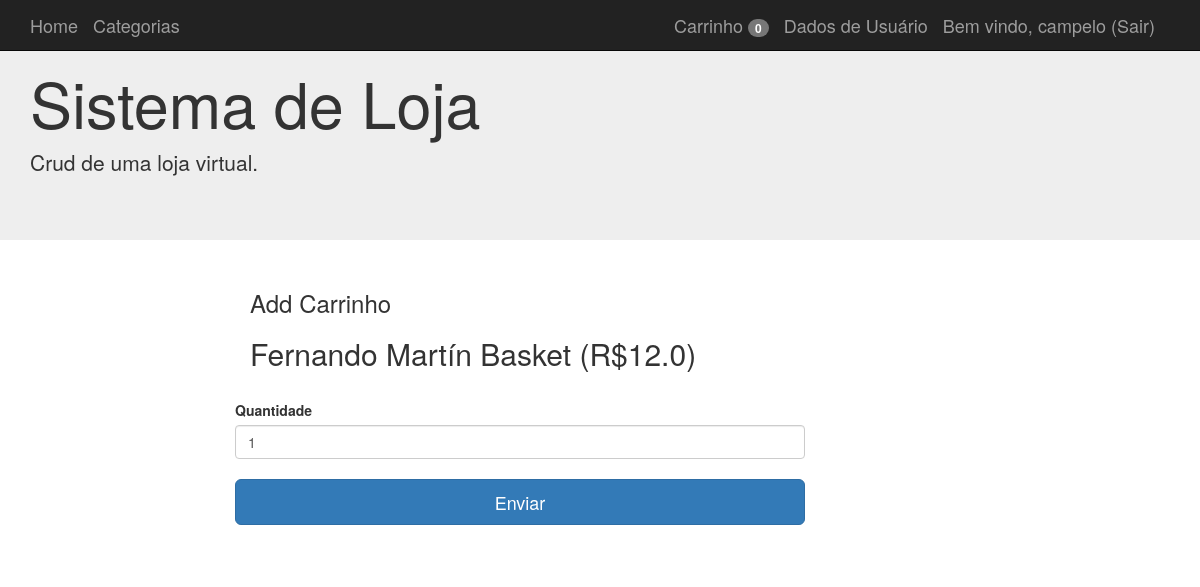
The app's page /carrinho/add/1 (signed in) with its own data.
### aplicacao/model.py (models this page shows, shortened)
class Usuarios(db.Model):
    __tablename__ = 'usuarios'
    id = Column(Integer, primary_key=True)
    username = Column(String(100), nullable=False)
    password_hash = Column(String(128), nullable=False)
    nome = Column(String(200), nullable=False)
    email = Column(String(200), nullable=False)
    admin = Column(Boolean, default=False)
    @property
    def password(self):
        return AttributeError('Senha não e um atributo legível')

class Artigos(db.Model):
    __tablename__ = 'artigos'
    id = Column(Integer, primary_key=True)
    nome = Column(String(100), nullable=False)
    preco = Column(Float, default=0)
    iva = Column(Integer, default=21)
    descricao = Column(String(255))
    image = Column(String(255))
    stock = Column(Integer, default=0)
    CategoriaId = Column(Integer, ForeignKey('categorias.id'), nullable=False)
    categoria = relationship("Categorias", backref="Artigos")

### aplicacao/app.py (the view, shortened to what this page needs)
@app.route('/carrinho/add/<id>', methods=['GET', 'POST'])
@login_required
def carrinho_add(id):
    art = Artigos.query.get(id)
    form = FormCarrinhoDeCompras()
    form.id.data = id
    return render_template('carrinho_add.html', form=form, art=art)

### aplicacao/forms.py
class FormCarrinhoDeCompras(FlaskForm):
    id = HiddenField()
    quantidade = IntegerField('Quantidade', default=1, validators=[NumberRange(min=1, message="Deve ser um numero positivo"), InputRequired("Deve inserir um valor")])
    submit = SubmitField('Enviar')

### aplicacao/app.py (called while the page is built)
@login_manager.user_loader
def load_user(user_id):
    return Usuarios.query.get(int(user_id))

@app.context_processor
def conta_carrinho():
    if not current_user.is_authenticated:
        return {'numero_do_artigo': 0}
    if request.cookies.get(str(current_user.id)) is None:
        return {'numero_do_artigo': 0}
    else:
        dados = json.loads(request.cookies.get(str(current_user.id)))
        return {'numero_do_artigo': len(dados)}

### aplicacao/templates/carrinho_add.html (shortened to what this page needs)
  {% extends "base.html" %}
{% block conteudo %}
<div class="container">
  <div class="col-md-2"></div>
  <div class="col-md-6">
      <h3>Add Carrinho</h3>
      <h2>{{art.nome}} (R${{art.preco}})</h2>
      <form class="form-horizontal"  method="post">
        <div class="form-group">
          {{form.id()}}<br/>
          {{form.quantidade.label()}} {{form.quantidade(size="10", class="form-control")}}
          <br/>
          {{form.submit(class="btn btn-lg btn-primary btn-block")}}
    </form>
    <br/>
  </div>
</div>
{% endblock %}

### aplicacao/templates/base.html (shortened to what this page needs)
{% extends "bootstrap/base.html" %}
{% block navbar %}
<nav class="navbar navbar-inverse navbar-fixed-top">
      <div class="container">
        <div class="navbar-header">
          <a class="navbar-brand" href="/">Home</a>
          <a class="navbar-brand" href="{{url_for('categorias')}}">Categorias</a>
        </div>
      <div id="navbar" class="navbar-collapse collapse navbar-right">
        {% if current_user.is_authenticated %}
          <a class="navbar-brand " href="/carrinho"> Carrinho <span class="badge">{{numero_do_artigo}} </span></a>
          <a class="navbar-brand" href="/perfil/{{ current_user.username }}"> Dados de Usuário</a>
          <a class="navbar-brand" href="/logout">Bem vindo, {{current_user.username}} (Sair)</a>
        {% else %}
          <a class="navbar-brand" href="/login">Login</a>
          <a class="navbar-brand" href="/registro">Registrar</a>
        {% endif %}
      </div>
    </div>
    </nav>
    <div class="jumbotron">
      <div class="container">
        <h1>Sistema de Loja</h1>
        <p>Crud de uma loja virtual.</p>
      </div>
    </div>
{% endblock %}
{% block content %}
<div class="container-fluid">
  <div class="row">
  	<div class="container">
	    {% block conteudo %}{% endblock %}
  	</div>
  </div>
</div>
{% endblock %}

### records on screen
Usuarios: username "campelo"
Artigos: nome "Fernando Martín Basket", preco "12.0"

### other values on screen
{{ numero_do_artigo }} "0"
